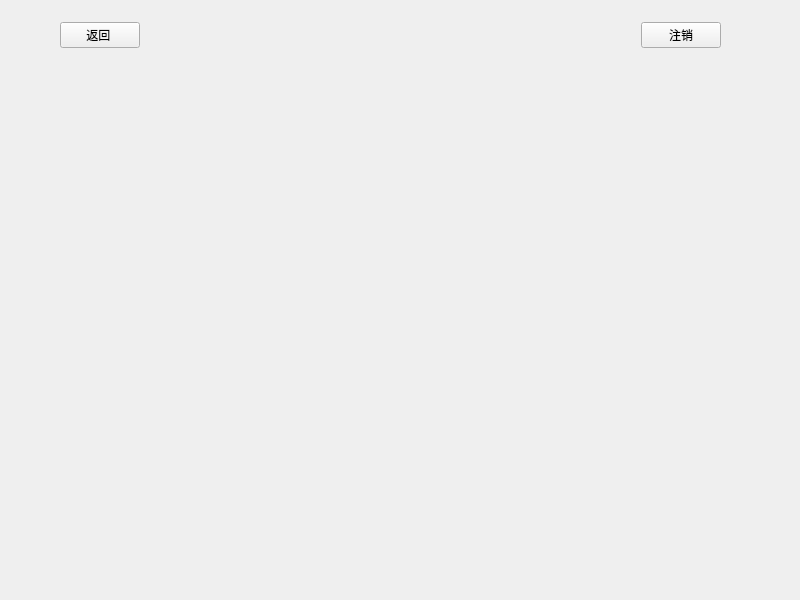
<?xml version="1.0" encoding="UTF-8"?>
<ui version="4.0">
 <class>MasterView</class>
 <widget class="QWidget" name="MasterView">
  <property name="geometry">
   <rect>
    <x>0</x>
    <y>0</y>
    <width>800</width>
    <height>600</height>
   </rect>
  </property>
  <property name="windowTitle">
   <string>MasterView</string>
  </property>
  <widget class="QStackedWidget" name="stackedWidget">
   <property name="geometry">
    <rect>
     <x>10</x>
     <y>60</y>
     <width>781</width>
     <height>531</height>
    </rect>
   </property>
  </widget>
  <widget class="QWidget" name="layoutWidget">
   <property name="geometry">
    <rect>
     <x>60</x>
     <y>20</y>
     <width>661</width>
     <height>30</height>
    </rect>
   </property>
   <layout class="QHBoxLayout" name="horizontalLayout">
    <item>
     <widget class="QPushButton" name="Btback">
      <property name="text">
       <string>返回 </string>
      </property>
     </widget>
    </item>
    <item>
     <spacer name="horizontalSpacer">
      <property name="orientation">
       <enum>Qt::Orientation::Horizontal</enum>
      </property>
      <property name="sizeHint" stdset="0">
       <size>
        <width>40</width>
        <height>20</height>
       </size>
      </property>
     </spacer>
    </item>
    <item>
     <widget class="QLabel" name="labelTitle">
      <property name="text">
       <string/>
      </property>
     </widget>
    </item>
    <item>
     <spacer name="horizontalSpacer_2">
      <property name="orientation">
       <enum>Qt::Orientation::Horizontal</enum>
      </property>
      <property name="sizeHint" stdset="0">
       <size>
        <width>40</width>
        <height>20</height>
       </size>
      </property>
     </spacer>
    </item>
    <item>
     <widget class="QPushButton" name="Btlogout">
      <property name="text">
       <string>注销</string>
      </property>
     </widget>
    </item>
   </layout>
  </widget>
 </widget>
 <resources/>
 <connections/>
</ui>
